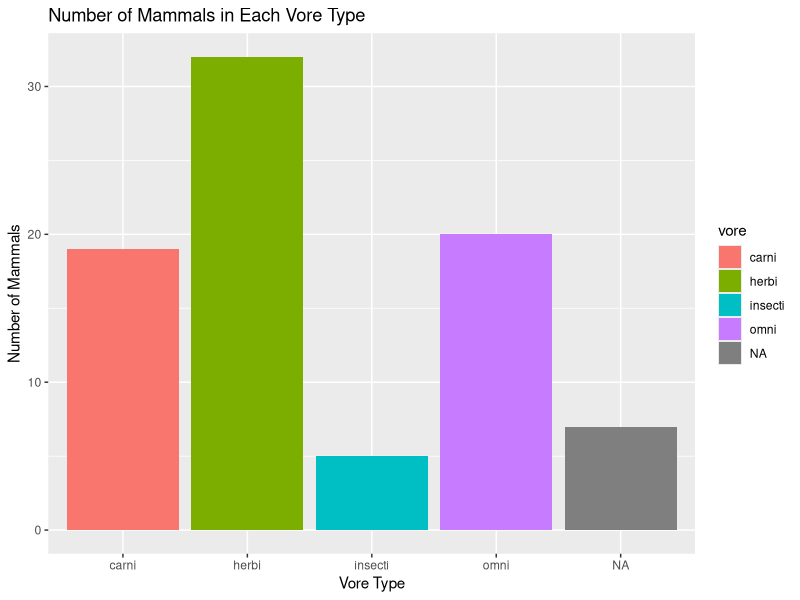
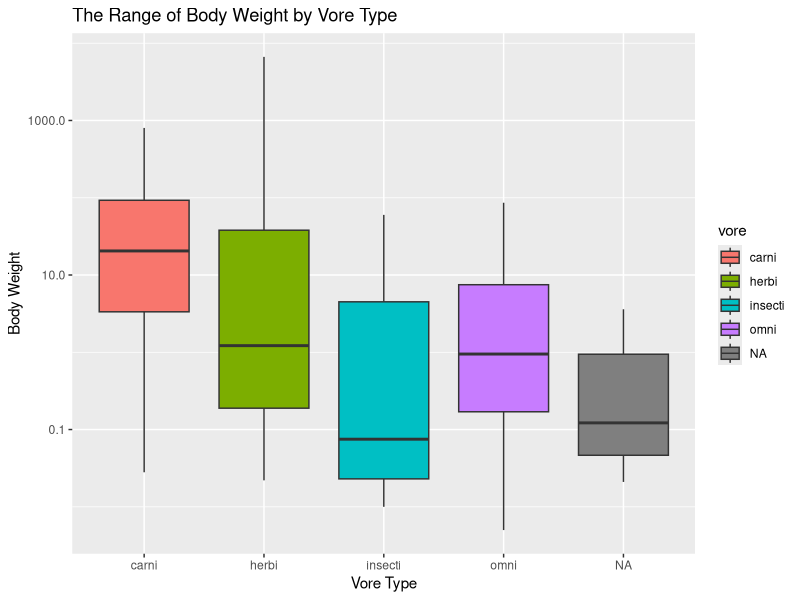
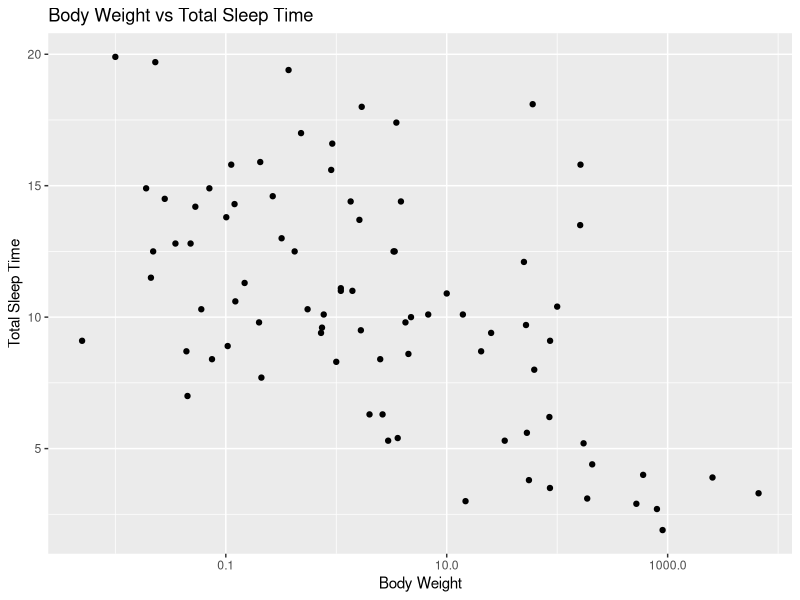
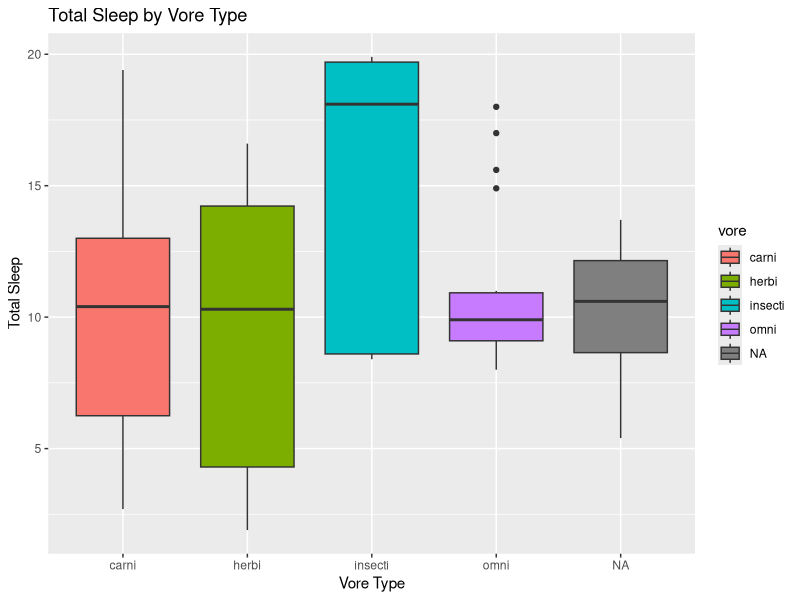
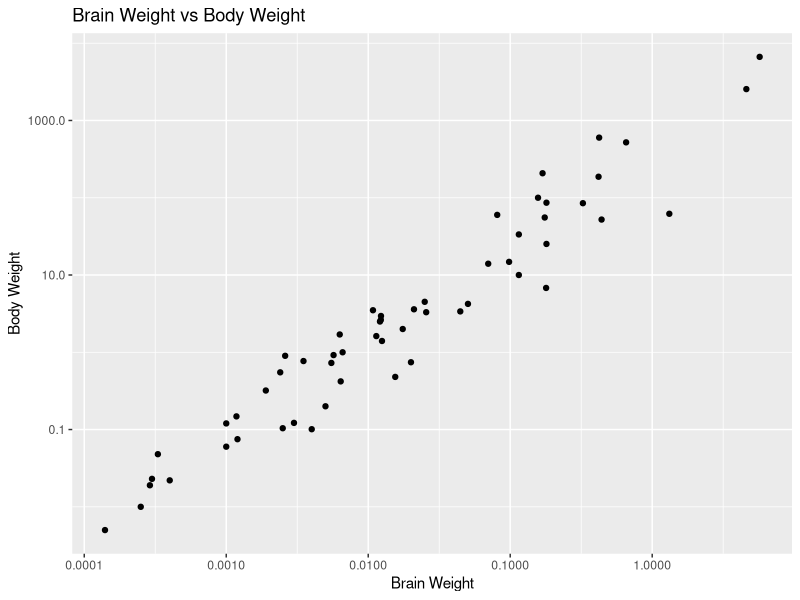
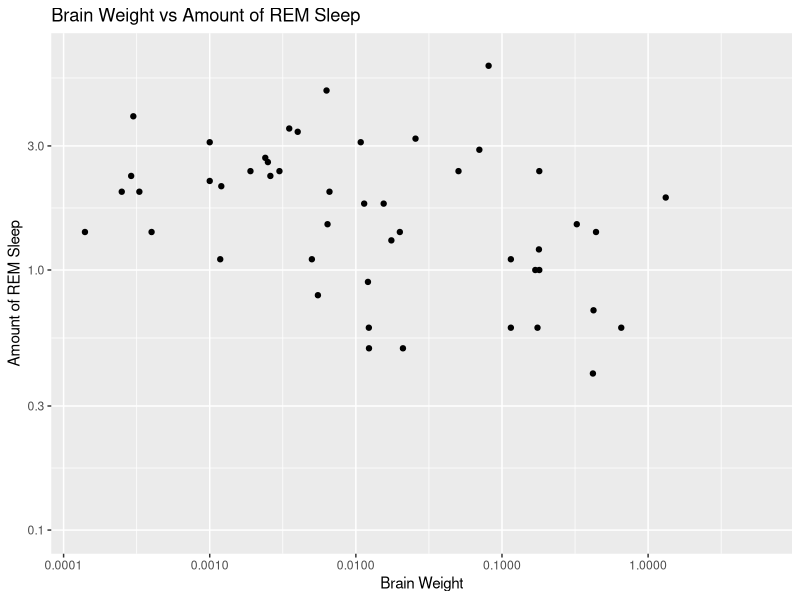

Source code (R) for these figures, in order:
## ---- chunk 1
library("tidyverse")
options(scipen = 999) #disable scientific notation
## ---- chunk 2
msleep
## ---- chunk 3
summary(msleep)
## ---- chunk 4
names(msleep)
## ---- chunk 5
ggplot(data=msleep,
       mapping=aes(x=vore))+
  geom_bar(mapping=aes(fill=vore))+
  labs(title= "Number of Mammals in Each Vore Type", x="Vore Type", y="Number of Mammals")
## ---- chunk 6
mean(msleep$sleep_total)
## ---- chunk 7
summary(msleep$bodywt)
## ---- chunk 8
ggplot(data=msleep,
       mapping=aes(x=vore, y=bodywt))+
  geom_boxplot(mapping=aes(fill=vore))+
  scale_y_log10()+
  labs(title="The Range of Body Weight by Vore Type", x="Vore Type", y= "Body Weight")
## ---- chunk 9
ggplot(data=msleep,
       mapping=aes(x=bodywt, y=sleep_total))+
  geom_point()+
  scale_x_log10()+
  labs(title="Body Weight vs Total Sleep Time", x="Body Weight", y= "Total Sleep Time")
## ---- chunk 10
ggplot(data=msleep,
       mapping=aes(x=vore, y=sleep_total))+
  geom_boxplot(mapping=aes(fill=vore))+
  labs(title= "Total Sleep by Vore Type", x= "Vore Type", y = "Total Sleep")
## ---- chunk 11
ggplot(data=msleep,
       mapping=aes(x=brainwt, y=bodywt))+
  geom_point()+
  scale_x_log10()+
  scale_y_log10()+
labs(title= "Brain Weight vs Body Weight", x= "Brain Weight", y= "Body Weight")
## ---- chunk 12
ggplot(data=msleep,
       mapping=aes(x=brainwt, y=sleep_rem))+
  geom_point(mapping=aes())+
    labs(title = "Brain Weight vs Amount of REM Sleep", x= "Brain Weight", y="Amount of REM Sleep")+
      scale_y_log10()+
      scale_x_log10()
